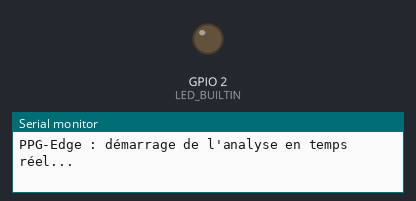
This sketch was run on a simulated ESP32-S3. Shown: output pins drawn as LEDs (lit = HIGH), the last lines printed to the serial monitor. Random numbers use the default seed unless the sketch sets one.

Above: at 0.1 s.
At 38.2 s:
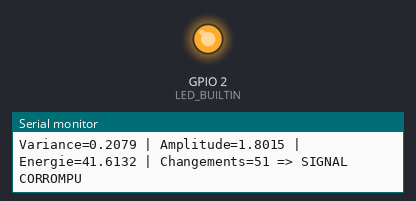
Timing chart, 0 to 39.7 s (numbered marks = the images above):
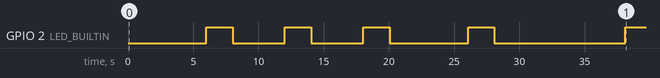

The sketch:

sketch.ino
```cpp
// ============================================================
// PPG-EDGE : Détection de qualité de signal PPG sur ESP32-S3
// ============================================================

#include <math.h>
#define LED_BUILTIN 2  // pin LED par défaut sur la plupart des ESP32

// --- Paramètres de simulation ---
const int FS = 100;                  // fréquence d'échantillonnage (Hz)
const float DUREE_FENETRE = 2.0;     // durée d'une fenêtre d'analyse (s)
const int TAILLE_FENETRE = FS * DUREE_FENETRE;  // 200 échantillons

// --- Paramètres du modèle (extraits de Python) ---
float scaler_mean[4]  = {0.117051f, 1.286160f, 57.503829f, 14.470000f};
float scaler_scale[4] = {0.076289f, 0.342193f, 44.658710f, 2.160810f};
float model_coef[4]   = {2.000772f, 2.934525f, 0.839123f, -0.518849f};
float model_intercept = 2.475668f;
float seuil_decision  = 0.45f;

// --- Buffer pour stocker une fenêtre de signal ---
float buffer_signal[TAILLE_FENETRE];
float buffer_filtre[TAILLE_FENETRE];
int index_buffer = 0;

// --- Variables de génération du signal (simulation) ---
float niveau_bruit = 1.2;   // on pourra faire varier ça pour tester différents scénarios
float temps_global = 0.0;
float bpm_moyen = 75.0;

// ============================================================
// GÉNÉRATION DU SIGNAL PPG (portage du code Python)
// ============================================================

float gaussienne(float t, float centre, float amplitude, float largeur) {
  return amplitude * exp(-pow(t - centre, 2) / (2 * pow(largeur, 2)));
}

float generer_echantillon(float t_global) {
  // Position dans le cycle cardiaque courant (0 à 0.8s, comme en Python)
  float duree_battement = 60.0 / bpm_moyen;
  float t_local = fmod(t_global, duree_battement) / duree_battement * 0.8;

  float pic_systolique = gaussienne(t_local, 0.15, 1.0, 0.035);
  float pic_diastolique = gaussienne(t_local, 0.32, 0.35, 0.04);
  float signal_propre = pic_systolique + pic_diastolique;

  // Bruit (simplifié par rapport à Python, mais même principe)
  float bruit_mouvement = niveau_bruit * 0.5 * sin(2 * PI * 0.3 * t_global);
  float bruit_aleatoire = niveau_bruit * 0.15 * ((float)random(-100, 100) / 100.0);
  float derive = niveau_bruit * 0.4 * sin(2 * PI * 0.05 * t_global);

  return signal_propre + bruit_mouvement + bruit_aleatoire + derive;
}

// ============================================================
// EXTRACTION DE FEATURES (portage du code Python)
// ============================================================
void filtrer_signal(float* signal_in, float* signal_out, int taille, int taille_fenetre_filtre) {
  for (int i = 0; i < taille; i++) {
    int debut = max(0, i - taille_fenetre_filtre / 2);
    int fin = min(taille - 1, i + taille_fenetre_filtre / 2);
    float somme = 0;
    int count = 0;
    for (int j = debut; j <= fin; j++) {
      somme += signal_in[j];
      count++;
    }
    signal_out[i] = somme / count;
  }
}
void extraire_features(float* fenetre, int taille, float* features_out) {
  // 1. Variance
  float somme = 0, somme_carre = 0;
  for (int i = 0; i < taille; i++) {
    somme += fenetre[i];
  }
  float moyenne = somme / taille;
  for (int i = 0; i < taille; i++) {
    somme_carre += pow(fenetre[i] - moyenne, 2);
  }
  float variance = somme_carre / taille;

  // 2. Amplitude max
  float val_min = fenetre[0], val_max = fenetre[0];
  for (int i = 1; i < taille; i++) {
    if (fenetre[i] < val_min) val_min = fenetre[i];
    if (fenetre[i] > val_max) val_max = fenetre[i];
  }
  float amplitude_max = val_max - val_min;

  // 3. Énergie
  float energie = 0;
  for (int i = 0; i < taille; i++) {
    energie += fenetre[i] * fenetre[i];
  }

  // 4. Nombre de changements de signe (de la dérivée)
  int changements_signe = 0;
  for (int i = 2; i < taille; i++) {
    float derivee_prec = fenetre[i-1] - fenetre[i-2];
    float derivee_courante = fenetre[i] - fenetre[i-1];
    if ((derivee_prec > 0 && derivee_courante < 0) || (derivee_prec < 0 && derivee_courante > 0)) {
      changements_signe++;
    }
  }

  features_out[0] = variance;
  features_out[1] = amplitude_max;
  features_out[2] = energie;
  features_out[3] = changements_signe;
}

// ============================================================
// PRÉDICTION (régression logistique)
// ============================================================

float sigmoide(float x) {
  return 1.0 / (1.0 + exp(-x));
}

int predire_qualite(float* features) {
  float features_normalisees[4];
  for (int i = 0; i < 4; i++) {
    features_normalisees[i] = (features[i] - scaler_mean[i]) / scaler_scale[i];
  }

  float z = model_intercept;
  for (int i = 0; i < 4; i++) {
    z += model_coef[i] * features_normalisees[i];
  }

  float probabilite = sigmoide(z);
  return (probabilite >= seuil_decision) ? 1 : 0;  // 1 = corrompu, 0 = exploitable
}

// ============================================================
// SETUP & LOOP
// ============================================================

void setup() {
  Serial.begin(115200);
  pinMode(LED_BUILTIN, OUTPUT);
  Serial.println("PPG-Edge : démarrage de l'analyse en temps réel...");
}

void loop() {
  // Générer un échantillon et le stocker dans le buffer
  float echantillon = generer_echantillon(temps_global);
  buffer_signal[index_buffer] = echantillon;
  index_buffer++;
  temps_global += 1.0 / FS;

  // Quand le buffer est plein (une fenêtre complète), on analyse
  if (index_buffer >= TAILLE_FENETRE) {
    float features[4];
    filtrer_signal(buffer_signal, buffer_filtre, TAILLE_FENETRE, 15);
    extraire_features(buffer_filtre, TAILLE_FENETRE, features);
    int resultat = predire_qualite(features);

    Serial.print("Variance=");
    Serial.print(features[0], 4);
    Serial.print(" | Amplitude=");
    Serial.print(features[1], 4);
    Serial.print(" | Energie=");
    Serial.print(features[2], 4);
    Serial.print(" | Changements=");
    Serial.print(features[3], 0);
    Serial.print(" => ");
    Serial.println(resultat == 0 ? "SIGNAL EXPLOITABLE" : "SIGNAL CORROMPU");

    digitalWrite(LED_BUILTIN, resultat == 1 ? HIGH : LOW);

    index_buffer = 0;
  }

  delay(1000 / FS);
}
```

Measured:
- by itself, GPIO 2 (LED_BUILTIN): LOW → HIGH at 6.0 s, → LOW 2.0 s later, → HIGH 4.0 s later, → LOW 2.0 s later, … (9 changes in this stretch)
